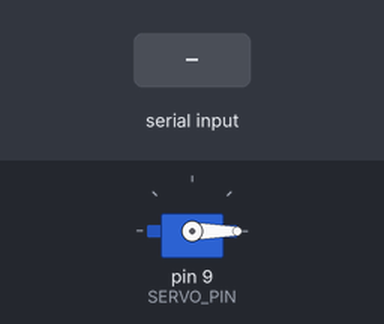
Bench run of a sketch on a simulated Arduino Uno, built with avr-gcc and run on an emulated ATmega328P. Parts: servo. The inputs (shaded band) are chosen by the test bench. What the sketch prints to the serial monitor is not drawn.

Above: at 1.2 s.
1.3 s: "90,45\n" received over Serial
At 1.6 s:
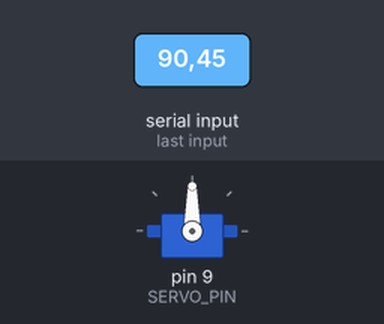
2.8 s: "30,150\n" received over Serial
At 3.9 s:
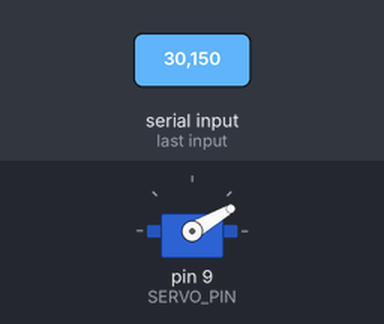
4.3 s: "200\n" received over Serial
At 5.1 s:
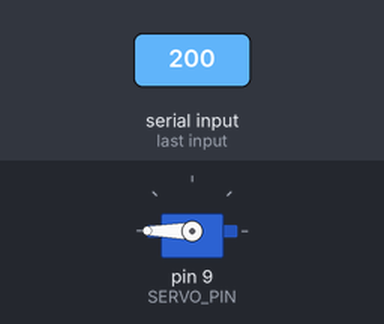
5.8 s: "90\n" received over Serial
At 6.2 s:
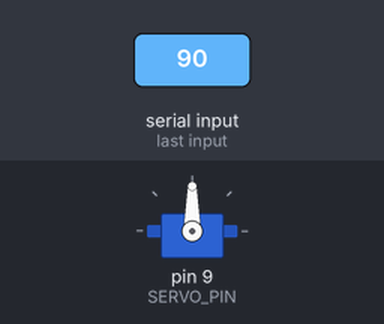
Timing chart, 0 to 8.3 s (numbered marks = the images above; inputs shaded):
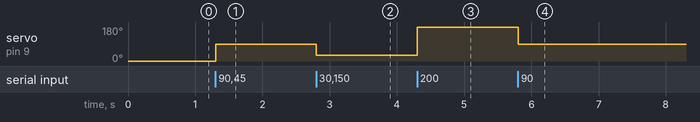

The sketch:

sketch_servo.ino
```cpp
#include <Servo.h>

#define SERVO_PIN 9

Servo myservo;  // サーボオブジェクトを作成

void setup() {
  // 適切な角度はここを調整する pulse_min と pulse_max
  // 2025/11/11 調整 SG90
  int pulse_min = 490; // default 544us
  int pulse_max = 2490; // default 2400us
  myservo.attach(SERVO_PIN, pulse_min, pulse_max);  // サーボを9番ピンに接続


  // シリアル通信を開始 (ボーレートは 9600 bps)
  Serial.begin(9600);
  myservo.write(0);

  // 準備ができたらメッセージを表示
  Serial.println("シリアルモニタから角度 (0-180) を入力してください。");
  Serial.println("例: 90");
}

void loop() {
  // シリアルポートにデータが送信されているか確認
  if (Serial.available() > 0) {

    // シリアルから送られてきた文字列を整数 (integer) に変換して読み取る
    // "90" と入力して送信すると、 90 という数値として読み込まれます
    int angle = Serial.parseInt();

    // サーボに角度を指示
    // Servoライブラリは、0未満の値は0、180より大きい値は180として自動的に処理します
    myservo.write(angle);
    delay(1000);

    // どの角度に設定したかをシリアルモニタにフィードバック表示
    Serial.print("サーボを ");
    Serial.print(angle);
    Serial.println(" 度に設定しました。");

    // シリアルバッファに残っている可能性のある改行コードなどを読み飛ばす
    // これがないと、改行コードを「0」として読み取ってしまう場合があります
    while (Serial.available() > 0) {
      Serial.read();
    }
  }
}
```

Measured:
- after the input at 1.3 s, servo on pin 9 (SERVO_PIN): 0° → 90° at once
- after the input at 2.8 s, servo on pin 9 (SERVO_PIN): 90° → 30° at once
- after the input at 4.3 s, servo on pin 9 (SERVO_PIN): 30° → 180° at once
- after the input at 5.8 s, servo on pin 9 (SERVO_PIN): 180° → 90° at once
